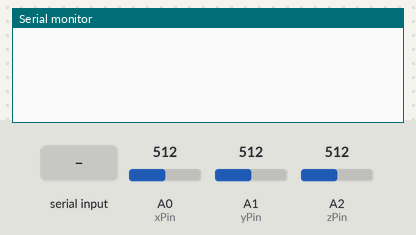
The sketch below on a simulated Arduino Uno, built with avr-gcc and run on an emulated ATmega328P. Shown: the last lines printed to the serial monitor. The test bench sets the inputs (shaded band); at power-on: A0 (xPin) = 512, A1 (yPin) = 512, A2 (zPin) = 512.

Above: at 1.2 s.
1.3 s: "M" received over Serial
At 1.9 s:
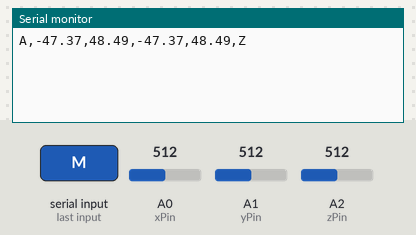
2.8 s: "v" received over Serial
At 3.2 s:
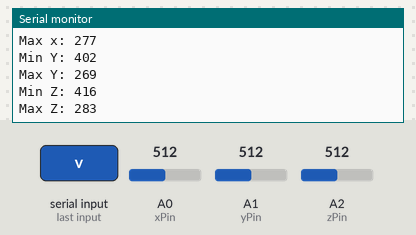
4.3 s: "T" received over Serial
At 5.4 s:
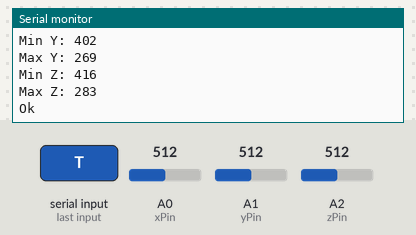

The sketch:

PlotAccMatlab.ino
```cpp
//#define 3d3volts
//#define 5VOLTS

//Analog read pins
const int xPin = 0;
const int yPin = 1;
const int zPin = 2;

int xRead,yRead,zRead;

//to hold the caculated values
double x;
double y;
double z;

float xRaw,yRaw,zRaw;
float xAccel,yAccel,zAccel;

// 3.3 V a vuoto
//int xRawMin = 406;
//int xRawMax = 271;
////
//int yRawMin = 401;
//int yRawMax = 266;
////
//int zRawMin = 418;
//int zRawMax = 284;

// 5V

//  int xRawMin = 628;
//  int xRawMax = 404;
//
//  int yRawMin = 619;
//  int yRawMax = 398;
//
//  int zRawMin = 626;
//  int zRawMax = 426;


// 3.3 V con carico Tenzo V2.1
//int xRawMin = 425;
//int xRawMax = 280;
////
//int yRawMin = 410;
//int yRawMax = 275;
////
//int zRawMin = 428;
//int zRawMax = 289;

// 3.3 V con  carico Tenzo V2.2
int xRawMin = 402;
int xRawMax = 277;
//
int yRawMin = 402;
int yRawMax = 269;
//
int zRawMin = 416;
int zRawMax = 283;

// angle estimated from aCc
float angleXAcc;
float angleYAcc;

float angleXAccF;
float angleYAccF;

volatile boolean filterAcc = true;
float alphaA = 0.995;
volatile float aF[3];

boolean processing = false;
boolean printAngles = false;

// Filter
float axm1,aym1,azm1;

void setup()
{
  Serial.begin(115200);
  //printCalVals();
}

void loop()
{
  //read the analog values from the accelerometer
  readAcc();
  serialRoutine();

  scaleAccs();
  calcAngle();

  //printVals();

  //delay(500);
}

void aFilter(volatile float val[])
{
  val[0] = (1-alphaA)*val[0] + alphaA*axm1;
  val[1] = (1-alphaA)*val[1] + alphaA*aym1;
  val[2] = (1-alphaA)*val[2] + alphaA*azm1;

  axm1 = val[0];
  aym1 = val[1];
  azm1 = val[2];
}

void scaleAccs()
{
  float xScaled = map(xRead, xRawMin, xRawMax, -1000, 1000);
  float yScaled = map(yRead, yRawMin, yRawMax, -1000, 1000);
  float zScaled = map(zRead, zRawMin, zRawMax, -1000, 1000);

  //float zScaled = zm;

  // re-scale to fractional Gs
  xAccel = xScaled / 1000.0;
  yAccel = yScaled / 1000.0;
  zAccel = zScaled / 1000.0;

  if (filterAcc)
   {
      aF[0] = xAccel;
      aF[1] = yAccel;
      aF[2] = zAccel;
      aFilter(aF);
   }
}

void calcAngle()
{
  if (filterAcc)
  {
    angleXAccF = -(atan2(-aF[1],-aF[2])) * RAD_TO_DEG;
    angleYAccF = (atan2(-aF[0],-aF[2])) * RAD_TO_DEG;
  }

    // From Acc
    angleXAcc = -((atan2(-yAccel,-zAccel)))* RAD_TO_DEG;
    angleYAcc = ((atan2(-xAccel,-zAccel)))* RAD_TO_DEG;


//  angleXAcc = ((atan2(-yAccel,-zAccel)))* RAD_TO_DEG;
//  angleYAcc = ((atan2(xAccel,-zAccel)))* RAD_TO_DEG;

//  angleXAcc = (atan2(xAccel,zAccel)) * RAD_TO_DEG;
//  angleYAcc = (atan2(yAccel,zAccel)) * RAD_TO_DEG;
}

void readAcc()
{
  xRead = analogRead(xPin);
  yRead = analogRead(yPin);
  zRead = analogRead(zPin);
}

void printVals()
{
  if (!processing)
  {

    Serial.print("A,");
    Serial.print(angleXAcc);
    Serial.print(",");
    Serial.print(angleYAcc);
    Serial.print(",");
    Serial.print(angleXAccF);
    Serial.print(",");
    Serial.print(angleYAccF);
    Serial.println(",Z");

    /*
    Serial.print("A,");
    Serial.print(xRead);
    Serial.print(",");
    Serial.print(yRead);
    Serial.print(",");
    Serial.print(zRead);
    Serial.println(",Z");
    */
    if (printAngles)
    {
      Serial.print("  Angles: ");
      Serial.print(angleXAcc);
      Serial.print("  :  ");
      Serial.print(angleYAcc);
    Serial.println(",Z");
    }
  }
  else
  {
    /*
   Serial.print(",");
   Serial.print(xAccel);
   Serial.print(",");
   Serial.print(yAccel);
   Serial.print(",");
   */
  }
  //Serial.println();
}

void printCalVals()
{
  Serial.print("X _ min max: ");
  Serial.print(xRawMin);
  Serial.print(" : ");
  Serial.println(xRawMax);
  Serial.print("Y _ min max: ");
  Serial.print(yRawMin);
  Serial.print(" : ");
  Serial.println(yRawMax);
  Serial.print("Z _ min max: ");
  Serial.print(zRawMin);
  Serial.print(" : ");
  Serial.println(zRawMax);
}


void serialRoutine()
{
 if (Serial.available())
 {
   char t = Serial.read();
//   Serial.println(t);
   if (t == 'x')
   {
     char sec = Serial.read();
     if (sec == 'm')
     {
      xRawMin = xRead;
       Serial.print("Min X: ");
       Serial.println(xRawMin);
     }
     else if (sec == 'M')
     {
       xRawMax = xRead;
       Serial.print("Max X: ");
       Serial.println(xRawMax);
     }
   }
   else if (t == 'y')
   {
     char sec = Serial.read();
     if (sec == 'm')
     {
      yRawMin = yRead;
       Serial.print("Min Y: ");
       Serial.println(yRawMin);
     }
     else if (sec == 'M')
     {
       yRawMax = yRead;
       Serial.print("Max Y: ");
       Serial.println(yRawMax);
     }
   }
   else if (t == 'z')
   {
     char sec = Serial.read();
     if (sec == 'm')
     {
      zRawMin = zRead;
       Serial.print("Min Z: ");
       Serial.println(zRawMin);
     }
     else if (sec == 'M')
     {
       zRawMax = zRead;
       Serial.print("Max Z: ");
       Serial.println(zRawMax);
     }
   }
   else if (t=='v')
   {
     Serial.print("Min x: ");
     Serial.println(xRawMin);
     Serial.print("Max x: ");
     Serial.println(xRawMax);
     Serial.print("Min Y: ");
     Serial.println(yRawMin);
     Serial.print("Max Y: ");
     Serial.println(yRawMax);
     Serial.print("Min Z: ");
     Serial.println(zRawMin);
     Serial.print("Max Z: ");
     Serial.println(zRawMax);
   }
   else if (t=='p')
   {
     processing != processing;
   }if (t =='T')
    {
      Serial.println("Ok");
    }
    else if (t== 'M')
    {
      printVals();
    }
   else if (t=='a')
   {
     printAngles = !printAngles;
   }
 }
}
```

Measured:
- after the input at 1.3 s, the serial monitor: prints a new line at once (image 1)
- after the input at 2.8 s, the serial monitor: prints a new line at once (image 2)
- after the input at 4.3 s, the serial monitor: prints a new line at once (image 3)
